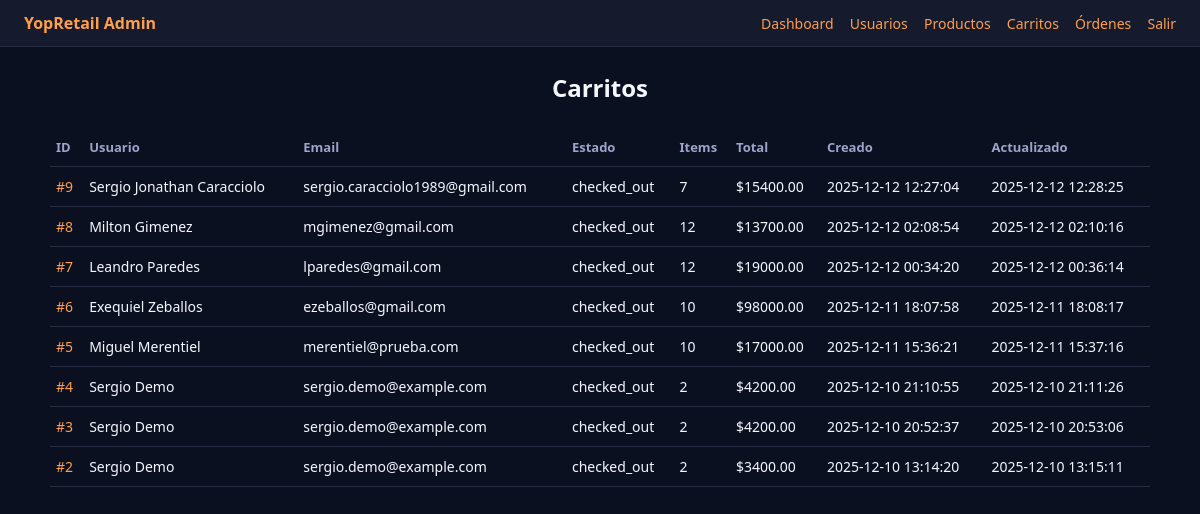
Before: /admin/carts (signed in) with the older database file.
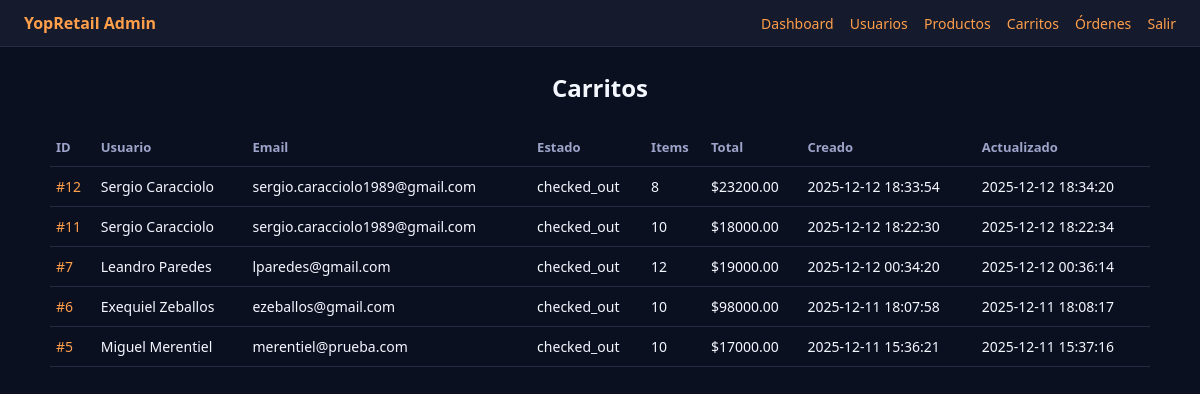
After: the same page with the newer database file.
### tables this page shows
CREATE TABLE carts (
    id          INTEGER PRIMARY KEY AUTOINCREMENT,
    user_id     INTEGER NOT NULL,
    status      TEXT NOT NULL DEFAULT 'active', -- active | checked_out
    created_at  TEXT DEFAULT (datetime('now')),
    updated_at  TEXT DEFAULT (datetime('now')),
    FOREIGN KEY (user_id) REFERENCES users(id)
);

### backoffice_app.py (the view)
@app.get("/admin/carts", response_class=HTMLResponse)
def admin_carts(request: Request, _: bool = Depends(get_current_admin)):
    with get_connection() as conn:
        rows = conn.execute(
            """
            SELECT
                c.id,
                c.user_id,
                u.name AS user_name,
                u.email AS user_email,
                c.status,
                c.created_at,
                c.updated_at,
                COALESCE(SUM(ci.quantity * ci.unit_price), 0) AS total,
                COALESCE(SUM(ci.quantity), 0) AS items_count
            FROM carts c
            JOIN users u ON u.id = c.user_id
            LEFT JOIN cart_items ci ON ci.cart_id = c.id
            GROUP BY c.id
            ORDER BY c.created_at DESC
            """
        ).fetchall()
    return templates.TemplateResponse(
        "carts.html",
        {"request": request, "carts": rows},
    )

### templates/carts.html (shortened to what this page needs)
{% extends "admin_base.html" %}
{% block content %}
<h2>Carritos</h2>
<table class="table">
  <thead>
    <tr>
      <th>ID</th>
      <th>Usuario</th>
      <th>Email</th>
      <th>Estado</th>
      <th>Items</th>
      <th>Total</th>
      <th>Creado</th>
      <th>Actualizado</th>
    </tr>
  </thead>
  <tbody>
    {% for c in carts %}
    <tr>
      <td><a href="/admin/carts/{{ c.id }}">#{{ c.id }}</a></td>
      <td>{{ c.user_name }}</td>
      <td>{{ c.user_email }}</td>
      <td>{{ c.status }}</td>
      <td>{{ c.items_count }}</td>
      <td>${{ "%.2f"|format(c.total) }}</td>
      <td>{{ c.created_at }}</td>
      <td>{{ c.updated_at }}</td>
    </tr>
    {% endfor %}
  </tbody>
</table>
{% endblock %}

Changed rows visible on the page:
removed carts: id "9", user_name "Sergio Jonathan Caracciolo", user_email "sergio.caracciolo1989@gmail.com", status "checked_out", items_count "7", total "15400.00", created_at "2025-12-12 12:27:04", updated_at "2025-12-12 12:28:25"
removed carts: id "8", user_name "Milton Gimenez", user_email "mgimenez@gmail.com", status "checked_out", items_count "12", total "13700.00", created_at "2025-12-12 02:08:54", updated_at "2025-12-12 02:10:16"
removed carts: id "4", user_name "Sergio Demo", user_email "sergio.demo@example.com", status "checked_out", items_count "2", total "4200.00", created_at "2025-12-10 21:10:55", updated_at "2025-12-10 21:11:26"
removed carts: id "3", user_name "Sergio Demo", user_email "sergio.demo@example.com", status "checked_out", items_count "2", total "4200.00", created_at "2025-12-10 20:52:37", updated_at "2025-12-10 20:53:06"
removed carts: id "2", user_name "Sergio Demo", user_email "sergio.demo@example.com", status "checked_out", items_count "2", total "3400.00", created_at "2025-12-10 13:14:20", updated_at "2025-12-10 13:15:11"
added carts: id "12", user_name "Sergio Caracciolo", user_email "sergio.caracciolo1989@gmail.com", status "checked_out", items_count "8", total "23200.00", created_at "2025-12-12 18:33:54", updated_at "2025-12-12 18:34:20"
added carts: id "11", user_name "Sergio Caracciolo", user_email "sergio.caracciolo1989@gmail.com", status "checked_out", items_count "10", total "18000.00", created_at "2025-12-12 18:22:30", updated_at "2025-12-12 18:22:34"
